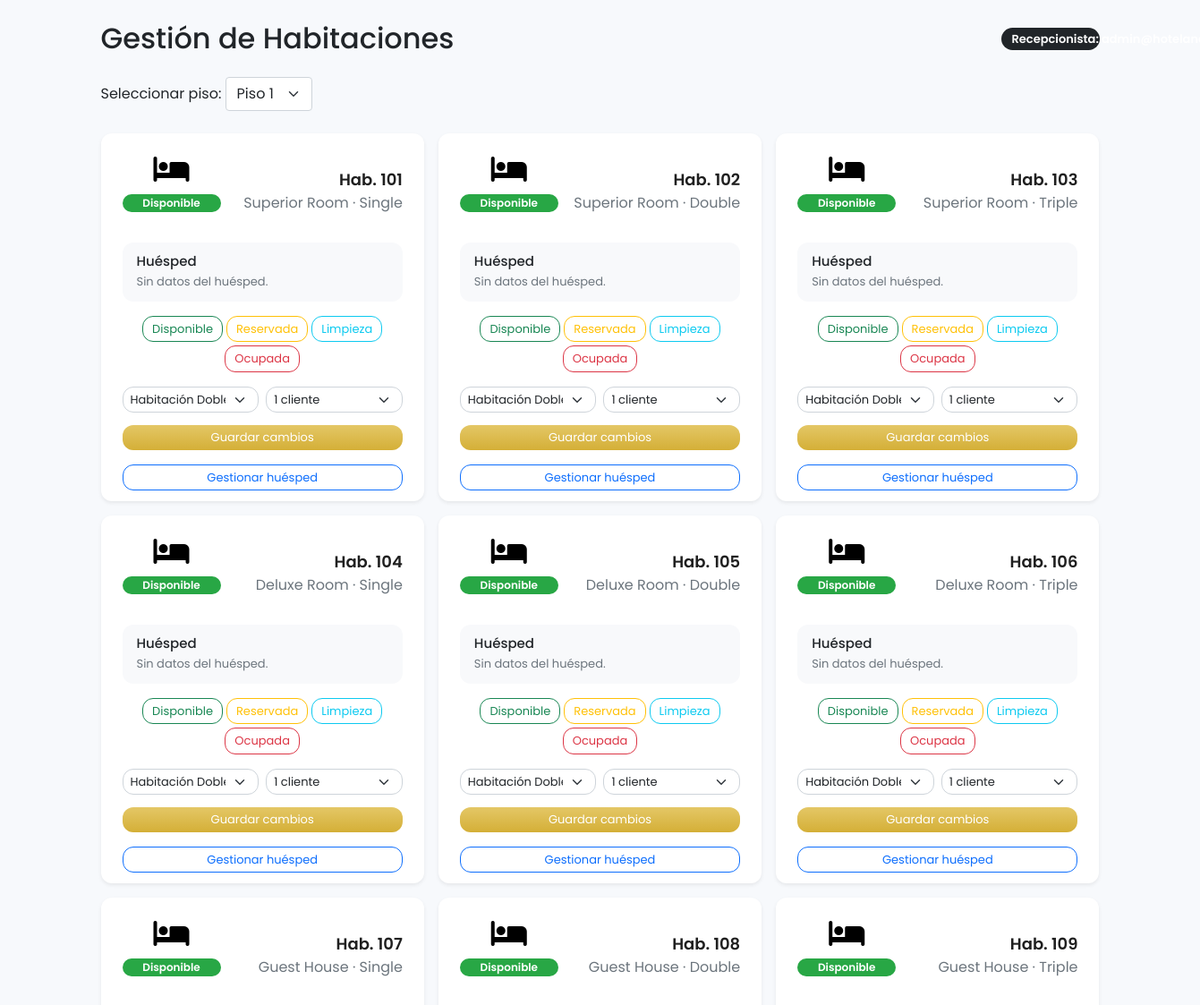
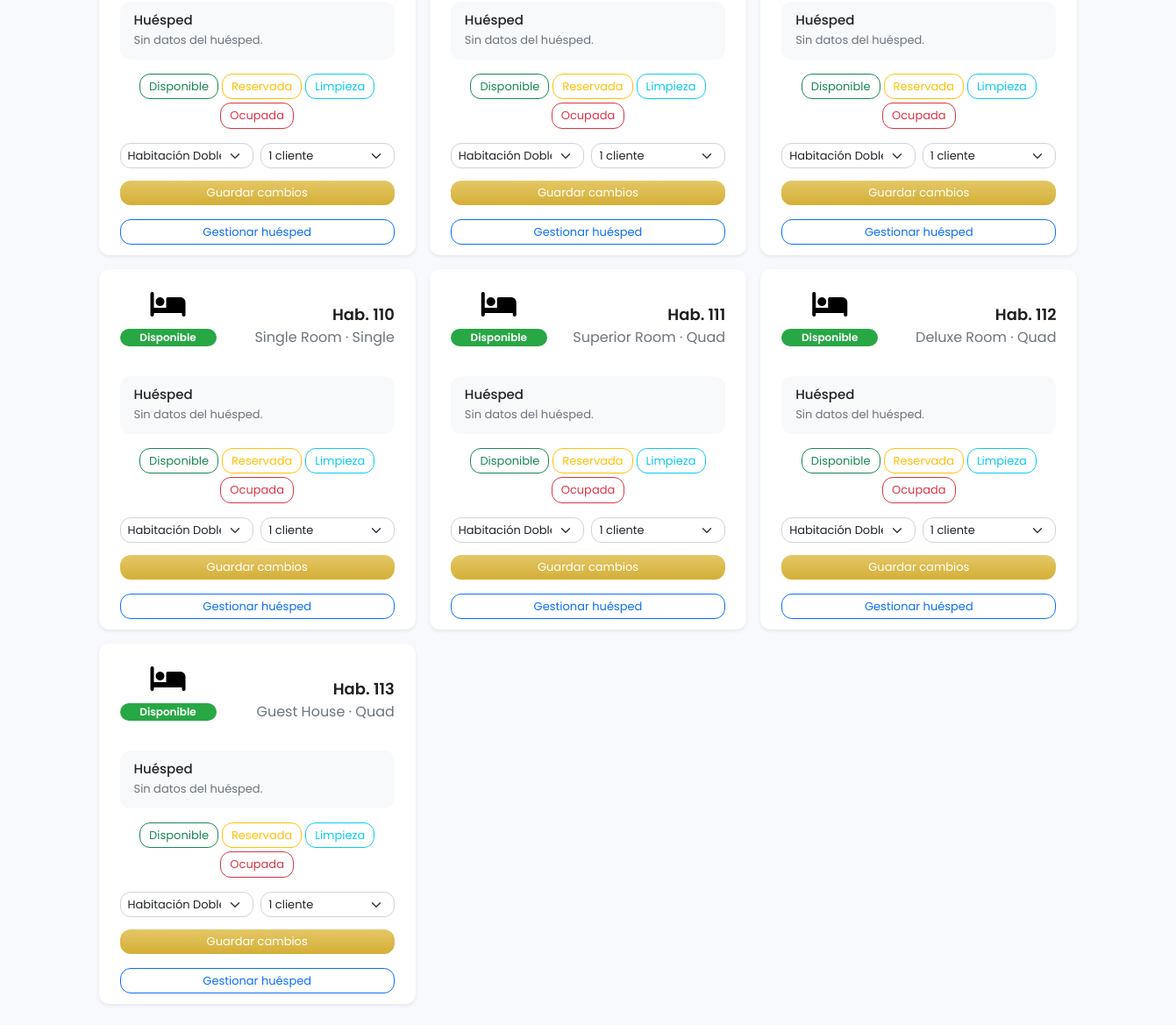
/admin/room.php (signed in), run on an earlier commit of the app's database (2 pictures, top to bottom).
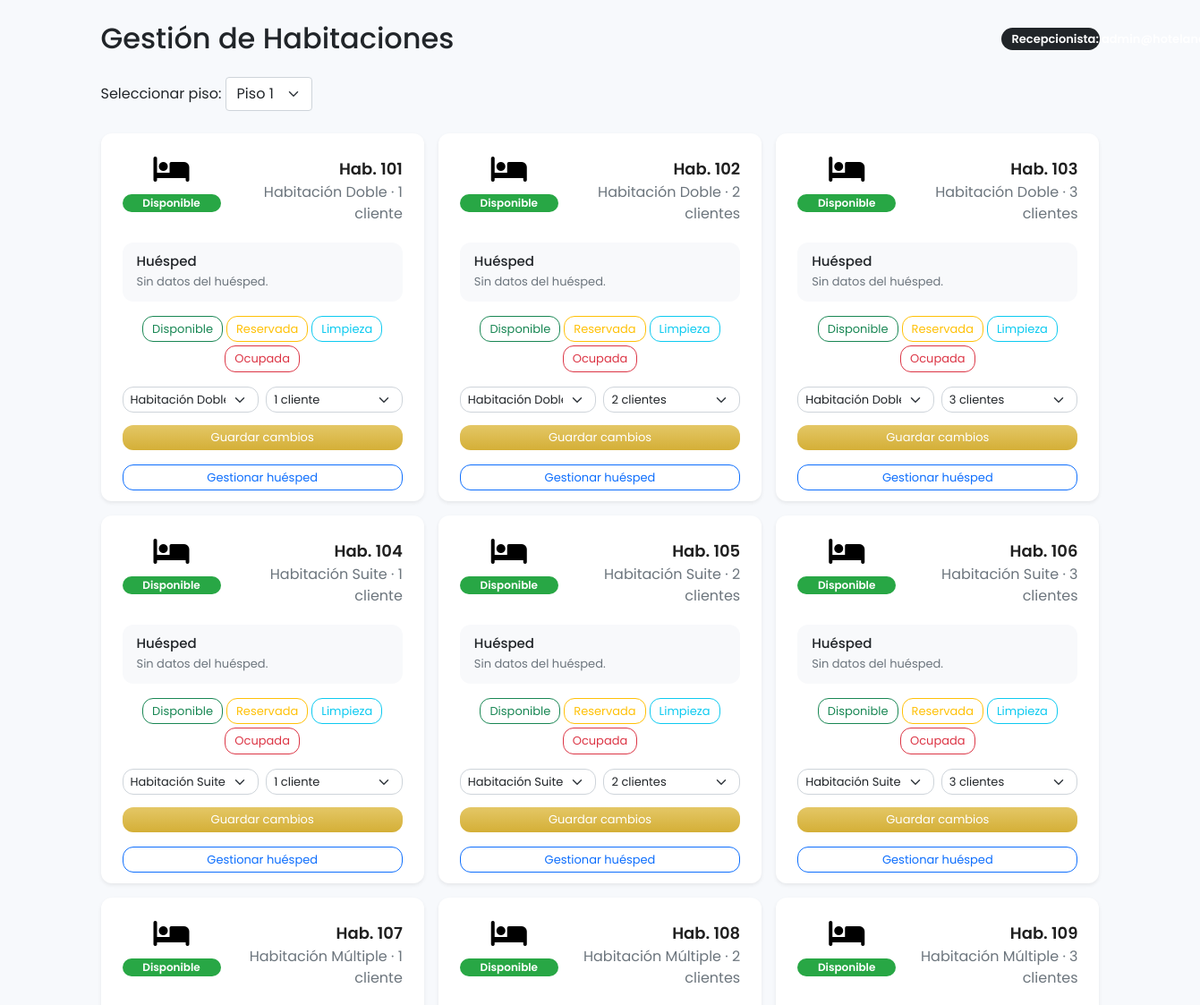
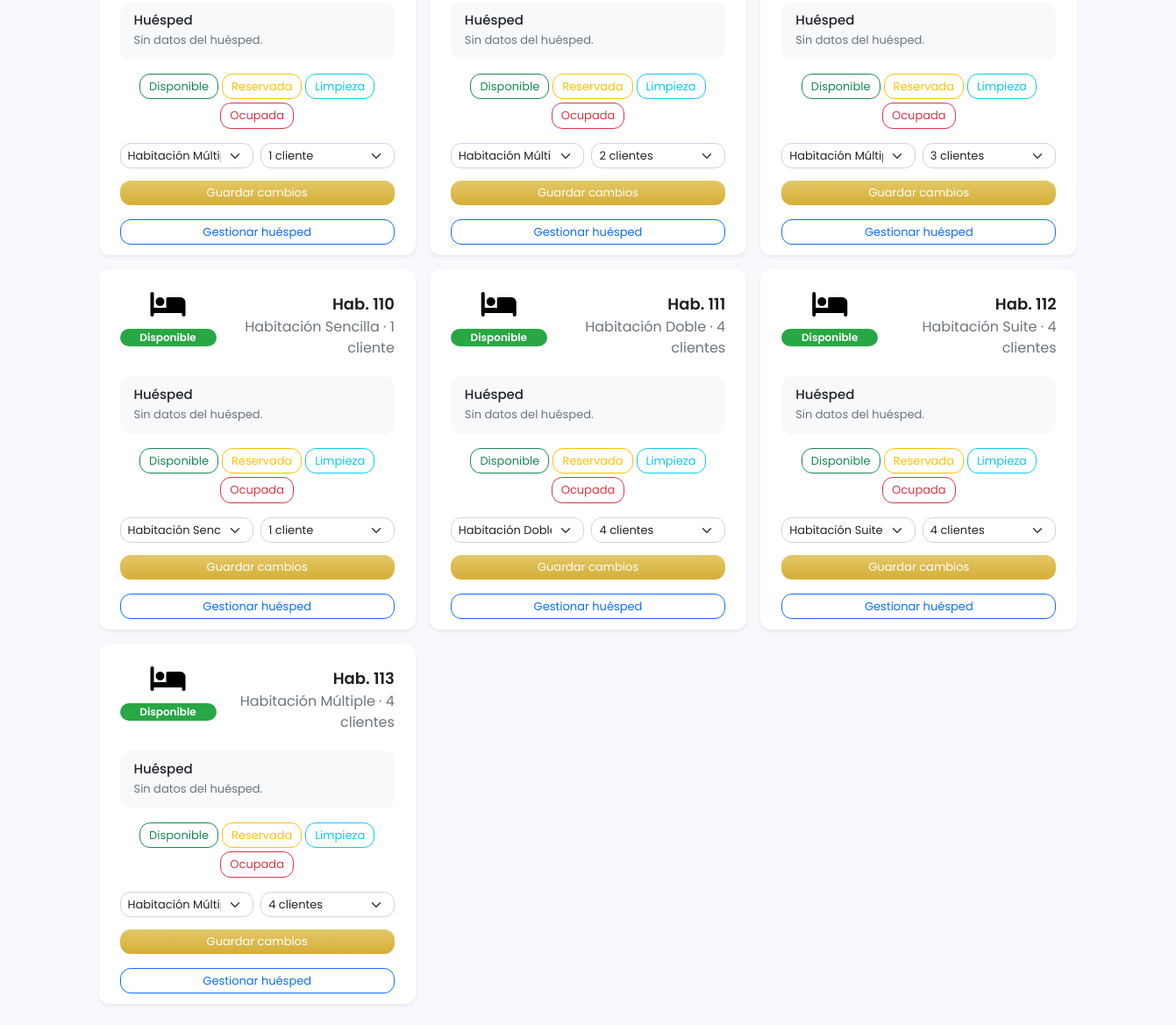
And on a later commit of the database (2 pictures, top to bottom).
### tables this page shows
CREATE TABLE `room` (
  `id` INT NOT NULL AUTO_INCREMENT,
  `floor` TINYINT NOT NULL,                  
  `room_number` VARCHAR(10) NOT NULL,        
  `type` VARCHAR(50) NOT NULL,
  `bedding` VARCHAR(50) NOT NULL,
  `status` ENUM('Disponible','Reservada','Limpieza','Ocupada') NOT NULL DEFAULT 'Disponible',
  PRIMARY KEY (`id`),
  UNIQUE KEY `uniq_room_number` (`room_number`),
  KEY `idx_room_floor` (`floor`),
  KEY `idx_room_status` (`status`)
);

### admin/room.php (the view, shortened to what this page needs)
<?php
include '../config.php';
$adminEmail = $_SESSION['adminmail'];
mysqli_query($conn, "ALTER TABLE room MODIFY status ENUM('Disponible','Reservada','Limpieza','Ocupada') NOT NULL DEFAULT 'Disponible'");
mysqli_query($conn, "CREATE TABLE IF NOT EXISTS room_stays (
    room_id INT NOT NULL PRIMARY KEY,
    guest_id VARCHAR(40) NOT NULL,
    guest_name VARCHAR(120) NOT NULL,
    nationality VARCHAR(80) NOT NULL,
    check_in_date DATE NOT NULL,
    check_in_time TIME NOT NULL,
    check_out_date DATE NOT NULL,
    receptionist_email VARCHAR(190) NOT NULL,
    price DECIMAL(10,2) NOT NULL DEFAULT 0,
    created_at DATETIME NOT NULL DEFAULT CURRENT_TIMESTAMP,
    updated_at DATETIME NOT NULL DEFAULT CURRENT_TIMESTAMP ON UPDATE CURRENT_TIMESTAMP,
    CONSTRAINT fk_room_stays_room FOREIGN KEY (room_id) REFERENCES room(id) ON DELETE CASCADE
) ENGINE=InnoDB DEFAULT CHARSET=utf8mb4 COLLATE=utf8mb4_unicode_ci");
$currentFloor = isset($_GET['floor']) ? intval($_GET['floor']) : 1;
$stays = [];
?>
<!DOCTYPE html>
<html lang="es">
<head>
  <link rel="stylesheet" href="https://cdnjs.cloudflare.com/ajax/libs/font-awesome/6.2.0/css/all.min.css"/>
  <link href="https://cdn.jsdelivr.net/npm/bootstrap@5.0.2/dist/css/bootstrap.min.css" rel="stylesheet">
  <link rel="stylesheet" href="css/room.css">
</head>
<body class="p-4">
  <div class="room-page">
    <div class="container">
        <div class="d-flex justify-content-between align-items-center mb-4">
        <h2 class="mb-0">Gestión de Habitaciones</h2>
        <span class="badge bg-dark">Recepcionista: <?php echo htmlspecialchars($adminEmail); ?></span>
      </div>
      <form method="get" class="mb-4">
        <label for="floor" class="form-label">Seleccionar piso:</label>
        <select name="floor" id="floor" class="form-select w-auto d-inline-block" onchange="this.form.submit()">
          <?php for ($f = 1; $f <= 6; $f++): ?>
            <option value="<?php echo $f; ?>" <?php echo $currentFloor === $f ? 'selected' : ''; ?>>Piso <?php echo $f; ?></option>
          <?php endfor; ?>
        </select>
      </form>
      <div class="row g-3">
        <?php
        $sql = "SELECT * FROM room WHERE floor='$currentFloor' ORDER BY room_number";
        $re = mysqli_query($conn, $sql);
        while ($row = mysqli_fetch_assoc($re)) {
          $stay = $stays[$row['id']] ?? null;
          $statusClass = match ($row['status']) {
            'Disponible' => 'bg-success text-white',
            'Reservada' => 'bg-warning text-dark',
            'Limpieza' => 'bg-info text-dark',
            'Ocupada' => 'bg-danger text-white',
            default => 'bg-secondary text-white'
          };
          ?>
          <div class="col-md-4">
            <div class="card shadow-sm h-100">
              <div class="card-body" id="room-<?php echo $row['id']; ?>">
                <div class="d-flex justify-content-between align-items-center mb-3">
                  <div class="icon-wrapper">
                    <i class="fa-solid fa-bed fa-2x"></i>
                    <span class="badge <?php echo $statusClass; ?>"><?php echo htmlspecialchars($row['status']); ?></span>
                  </div>
                  <div class="text-end">
                    <h5 class="card-title mb-1">Hab. <?php echo htmlspecialchars($row['room_number']); ?></h5>
                    <p class="mb-0 text-muted"><?php echo htmlspecialchars($row['type']); ?> · <?php echo htmlspecialchars($row['bedding']); ?></p>
                  </div>
                </div>
          <div class="mb-3 guest-summary">
                  <h6 class="fw-semibold mb-1">Huésped</h6>
                  <?php if ($stay): ?>
                    <p class="mb-1">ID: <strong><?php echo htmlspecialchars($stay['guest_id']); ?></strong></p>
                    <p class="mb-1">Nombre: <strong><?php echo htmlspecialchars($stay['guest_name']); ?></strong></p>
                    <p class="mb-1 text-muted">Nacionalidad: <?php echo htmlspecialchars($stay['nationality']); ?></p>
                    <p class="mb-1 text-muted">Ingreso: <?php echo date('d/m/Y', strtotime($stay['check_in_date'])); ?> · <?php echo substr($stay['check_in_time'], 0, 5); ?></p>
                    <p class="mb-0 text-muted">Salida: <?php echo date('d/m/Y', strtotime($stay['check_out_date'])); ?></p>
                    <p class="mb-0 text-muted">Precio: COP <?php echo number_format($stay['price'], 0, ',', '.'); ?></p>
                  <?php else: ?>
                    <p class="text-muted mb-0">Sin datos del huésped.</p>
                  <?php endif; ?>
                </div>
                <form method="POST" class="d-flex flex-wrap justify-content-center gap-1 mb-3 js-status-form" data-room="<?php echo $row['id']; ?>">
                  <button type="submit" name="status" value="Disponible" class="btn btn-sm btn-outline-success">Disponible</button>
                  <button type="submit" name="status" value="Reservada" class="btn btn-sm btn-outline-warning">Reservada</button>
                  <button type="submit" name="status" value="Limpieza" class="btn btn-sm btn-outline-info">Limpieza</button>
                  <button type="submit" name="status" value="Ocupada" class="btn btn-sm btn-outline-danger">Ocupada</button>
                </form>
                <form method="POST" class="mb-3">
                  <div class="row g-2">
                    <div class="col-6">
                      <select name="type" class="form-select form-select-sm">
                        <option value="Habitación Doble" <?php echo $row['type'] === 'Habitación Doble' ? 'selected' : ''; ?>>Habitación Doble</option>
                        <option value="Habitación Suite" <?php echo $row['type'] === 'Habitación Suite' ? 'selected' : ''; ?>>Habitación Suite</option>
                        <option value="Habitación Múltiple" <?php echo $row['type'] === 'Habitación Múltiple' ? 'selected' : ''; ?>>Habitación Múltiple</option>
                        <option value="Habitación Sencilla" <?php echo $row['type'] === 'Habitación Sencilla' ? 'selected' : ''; ?>>Habitación Sencilla</option>
                      </select>
                    </div>
                    <div class="col-6">
                      <select name="bedding" class="form-select form-select-sm">
                        <option value="1 cliente" <?php echo $row['bedding'] === '1 cliente' ? 'selected' : ''; ?>>1 cliente</option>
                        <option value="2 clientes" <?php echo $row['bedding'] === '2 clientes' ? 'selected' : ''; ?>>2 clientes</option>
                        <option value="3 clientes" <?php echo $row['bedding'] === '3 clientes' ? 'selected' : ''; ?>>3 clientes</option>
                        <option value="4 clientes" <?php echo $row['bedding'] === '4 clientes' ? 'selected' : ''; ?>>4 clientes</option>
                      </select>
                    </div>
                  </div>
                  <button type="submit" class="btn btn-primary btn-sm w-100 mt-2">Guardar cambios</button>
                </form>
                <button class="btn btn-outline-primary btn-sm w-100" data-bs-toggle="modal" data-bs-target="#stayModal-<?php echo $row['id']; ?>">
                  Gestionar huésped
                </button>
              </div>
            </div>
            </div>
        <?php }
        ?>
      </div>
    </div>
  </div>
</body>
</html>

### admin/css/room.css (style rules this page uses)
:root { --gold: #d4af37; --gold-dark: #b8860b; --gold-light: #e4c766; --ink: #1f1f1f; --panel: #fff; --shadow: 0 6px 16px rgba(0,0,0,.15); --radius: 12px; }
* { margin: 0; padding: 0; font-family: 'Poppins', sans-serif; box-sizing: border-box; }
body { background: #f7f9fc; }
.card { border-radius: var(--radius); box-shadow: var(--shadow); border: none; transition: transform .2s ease, box-shadow .2s ease; height: 100%; display: flex; }
.card-body { padding: 24px 24px 12px; display: flex; flex-direction: column; flex: 1; }
.card-title { font-size: 18px; font-weight: 600; color: var(--ink); }
.badge { display: inline-block; width: 110px; text-align: center; padding: 6px 12px; border-radius: 999px; font-size: 13px; font-weight: 600; margin: 6px 0; }
.bg-success { background: #28a745 !important; color: #fff; }
.js-status-form { margin-bottom: 16px !important; padding: 0 8px; }
.btn-sm { border-radius: var(--radius); padding: 4px 10px; font-size: 13px; }
.btn-primary { background: linear-gradient(180deg, var(--gold-light), var(--gold)); border: none; }
form select.form-select-sm { border-radius: var(--radius); font-size: 13px; margin-bottom: 6px; }
.icon-wrapper { position: relative; display: inline-flex; flex-direction: column; align-items: center; margin-bottom: 12px; }
.icon-wrapper i { font-size: 2rem; color: #000; margin-bottom: 6px; }
.icon-wrapper .badge { position: static; width: 110px; text-align: center; font-size: 12px; padding: 4px 8px; border-radius: 999px; transition: background .25s ease, color .25s ease; }
.guest-summary { background: #f8f9fb; border-radius: 12px; padding: 12px 16px; }
.guest-summary h6 { font-size: 15px; }
.guest-summary p { font-size: 13px; }

What changed in the data, as far as the page shows it:
changed room (number 1 of 13 on the later page): type "Superior Room" → "Habitación Doble"; bedding "Single" → "1 cliente"
changed room (number 2 of 13 on the later page): type "Superior Room" → "Habitación Doble"; bedding "Double" → "2 clientes"; bedding "1 cliente" → "2 clientes"
changed room (number 3 of 13 on the later page): type "Superior Room" → "Habitación Doble"; bedding "Triple" → "3 clientes"; bedding "1 cliente" → "3 clientes"
changed room (number 4 of 13 on the later page): type "Deluxe Room" → "Habitación Suite"; bedding "Single" → "1 cliente"; type "Habitación Doble" → "Habitación Suite"
changed room (number 5 of 13 on the later page): type "Deluxe Room" → "Habitación Suite"; bedding "Double" → "2 clientes"; type "Habitación Doble" → "Habitación Suite"; bedding "1 cliente" → "2 clientes"
changed room (number 6 of 13 on the later page): type "Deluxe Room" → "Habitación Suite"; bedding "Triple" → "3 clientes"; type "Habitación Doble" → "Habitación Suite"; bedding "1 cliente" → "3 clientes"
changed room (number 7 of 13 on the later page): type "Guest House" → "Habitación Múltiple"; bedding "Single" → "1 cliente"; type "Habitación Doble" → "Habitación Múltiple"
changed room (number 8 of 13 on the later page): type "Guest House" → "Habitación Múltiple"; bedding "Double" → "2 clientes"; type "Habitación Doble" → "Habitación Múltiple"; bedding "1 cliente" → "2 clientes"
changed room (number 9 of 13 on the later page): type "Guest House" → "Habitación Múltiple"; bedding "Triple" → "3 clientes"; type "Habitación Doble" → "Habitación Múltiple"; bedding "1 cliente" → "3 clientes"
changed room: type "Single Room" → "Habitación Sencilla"; bedding "Single" → "1 cliente"; type "Habitación Doble" → "Habitación Sencilla"
changed room (number 11 of 13 on the later page): type "Superior Room" → "Habitación Doble"; bedding "Quad" → "4 clientes"; bedding "1 cliente" → "4 clientes"
changed room (number 12 of 13 on the later page): type "Deluxe Room" → "Habitación Suite"; bedding "Quad" → "4 clientes"; type "Habitación Doble" → "Habitación Suite"; bedding "1 cliente" → "4 clientes"
changed room (number 13 of 13 on the later page): type "Guest House" → "Habitación Múltiple"; bedding "Quad" → "4 clientes"; type "Habitación Doble" → "Habitación Múltiple"; bedding "1 cliente" → "4 clientes"
